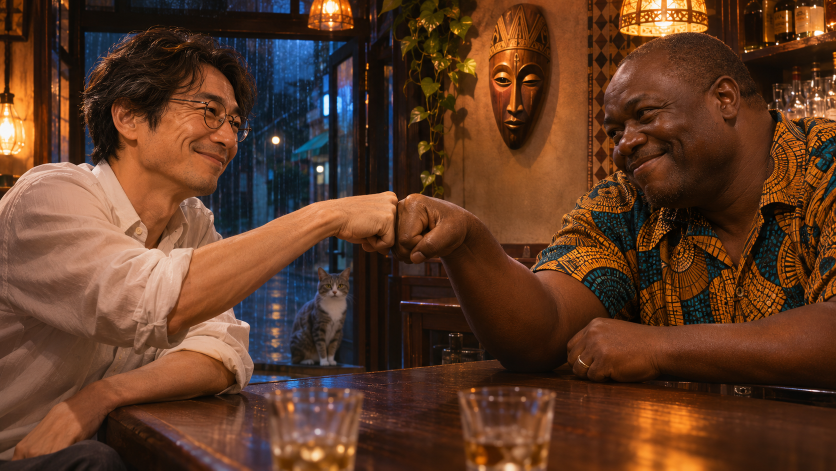
#> input picture africa-night-mv/assets/s1_fistbump.png, 1672 x 941 px (shown at 1/2 size); its folder holds only this picture in this run
$ python render.py
#> lines starting #> are read from the running program, lines starting #| are printed output that depends on the picture
# -*- coding: utf-8 -*-
"""Render the 「アフリカの夜」 lyric video.

    python3 render.py                 # full video -> out/africa_no_yoru_mv.mp4
    python3 render.py --stills 20,72  # preview frames -> out/still_XXX.png
"""
import argparse
import math
import os
import subprocess
import sys
from multiprocessing import Pool

import numpy as np
from PIL import Image, ImageDraw, ImageFilter, ImageFont

sys.path.insert(0, os.path.dirname(os.path.abspath(__file__)))
from timeline import ACCENTS, DURATION, LYRICS, SHOTS  # noqa: E402

HERE = os.path.dirname(os.path.abspath(__file__))
ASSETS = os.path.join(HERE, "assets")
FONT = os.path.join(HERE, "fonts", "NotoSerifCJK-Regular.ttc")
OUT = os.path.join(HERE, "out")

W, H = 1920, 1080
FPS = 24
BAR = 138  # letterbox bar height (≈2.39:1)
LYRIC_Y = 742  # vertical center of lyric line
XFADE = 0.7
HARD_CUTS = {round(t, 2) for t, k in ACCENTS if k == "flash"}

# ----------------------------------------------------------------------------- grading

def _blur_np(arr, radius):
    im = Image.fromarray(np.clip(arr * 255, 0, 255).astype(np.uint8))
    return np.asarray(im.filter(ImageFilter.GaussianBlur(radius)), dtype=np.float32) / 255.0


def grade(img, card=False):
    """Muted cinematic film look: lifted blacks, teal shadows, soft warm highlights, bloom."""
#> called with card = False
    a = np.asarray(img.convert("RGB"), dtype=np.float32) / 255.0
    lum = a @ np.array([0.2126, 0.7152, 0.0722], dtype=np.float32)
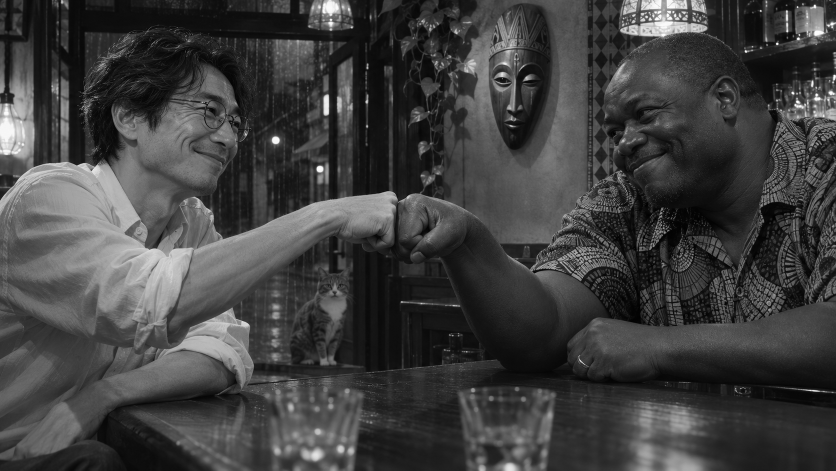
#> lum: shape (941, 1672) float32 (shown at 1/2 size); min 0, max 1, mean 0.252
    L = lum[..., None]
    sat = 0.80 if card else 0.74
    a = L + (a - L) * sat
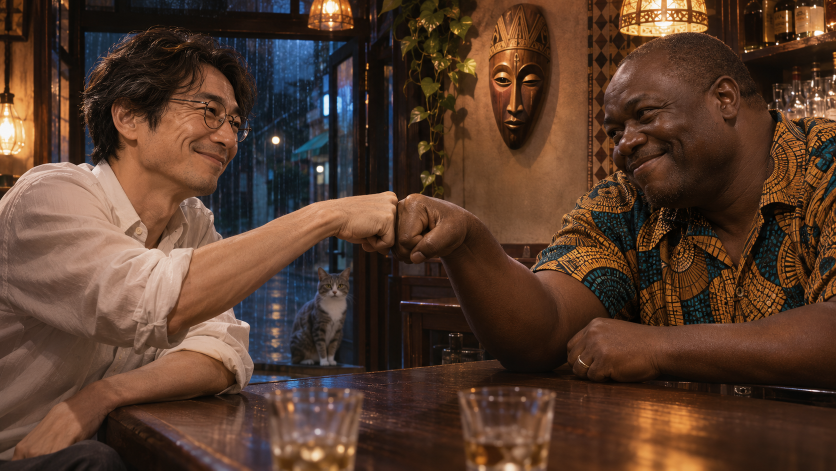
#> a: shape (941, 1672, 3) float32 (shown at 1/2 size); mean of channels 0, 1, 2 0.339, 0.234, 0.174; drawn as R, G, B
    # shadows -> teal, highlights -> soft amber
    sh = (1.0 - L) ** 2
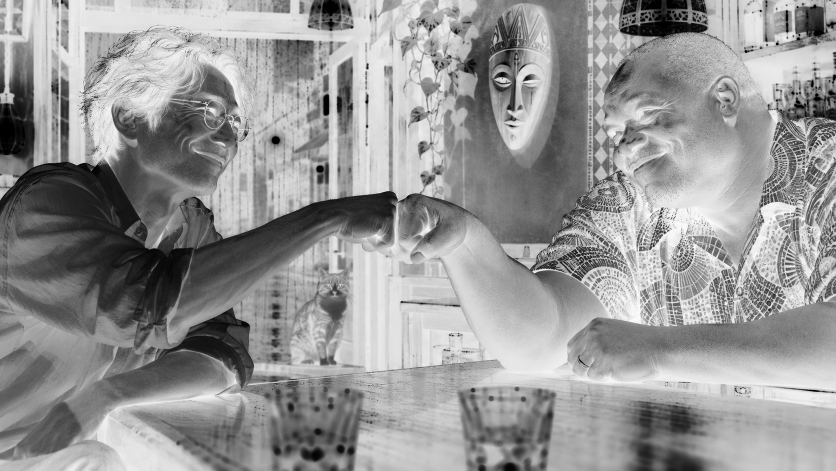
#> sh: shape (941, 1672, 1) float32 (shown at 1/2 size); min 0, max 1, mean 0.588
    hi = L ** 2
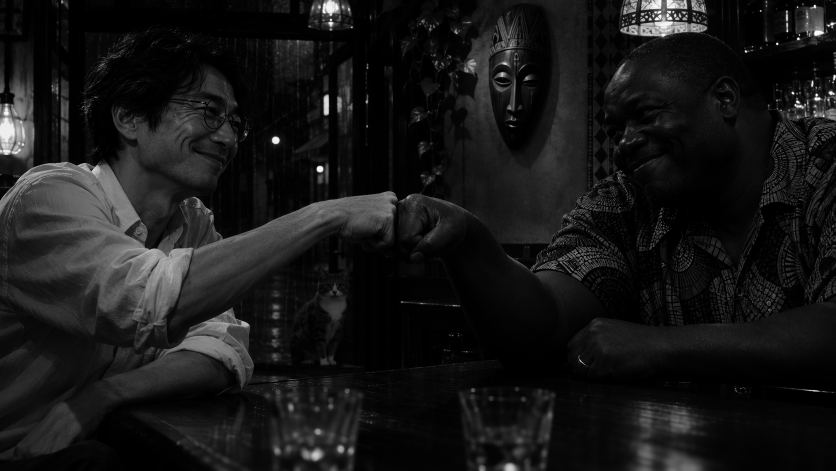
#> hi: shape (941, 1672, 1) float32 (shown at 1/2 size); min 0, max 1, mean 0.0924
    a = a + sh * np.array([-0.025, 0.020, 0.045], np.float32) + hi * np.array([0.020, 0.006, -0.020], np.float32)
    a = a * np.array([0.97, 1.0, 1.03], np.float32)
    # filmic curve: lift blacks, roll off highlights
    a = np.clip(a, 0, 1)
    a = 0.055 + 0.90 * (a - 0.18 * a * a * (a - 0.4))
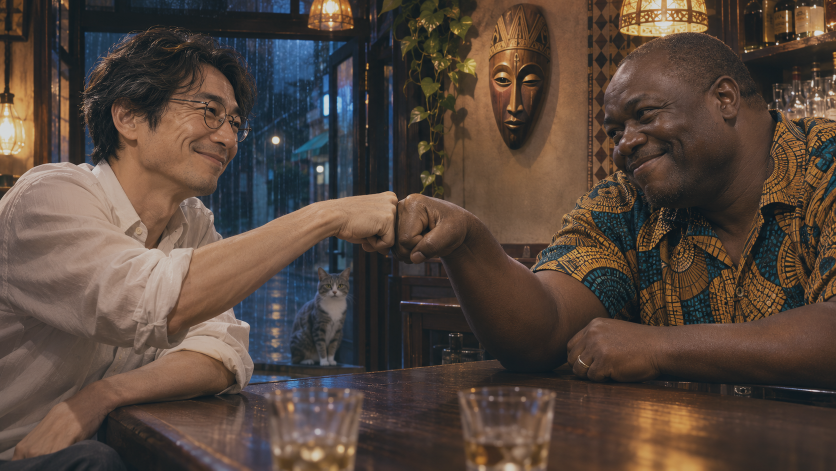
#> a: shape (941, 1672, 3) float32 (shown at 1/2 size); mean of channels 0, 1, 2 0.336, 0.276, 0.239; drawn as R, G, B
    if not card:
        bright = np.clip((L - 0.55) / 0.45, 0, 1) * a
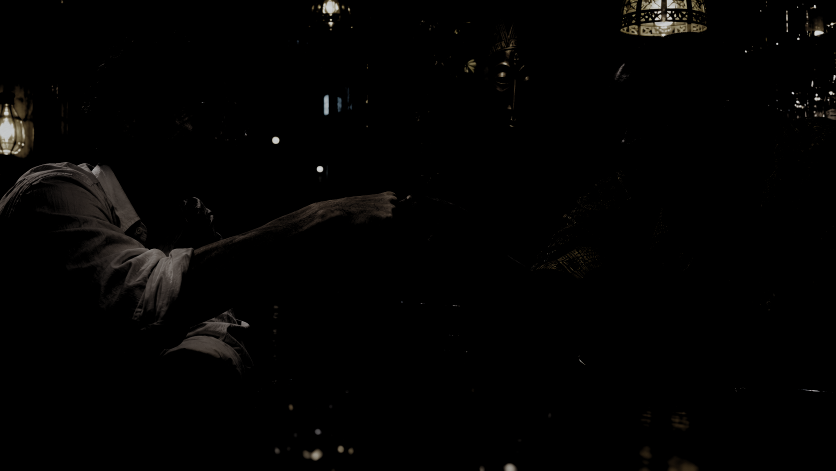
#> bright: shape (941, 1672, 3) float32 (shown at 1/2 size); mean of channels 0, 1, 2 0.0135, 0.0121, 0.0104; drawn as R, G, B
        bloom = _blur_np(bright, 28)
#> in _blur_np, `return np.asarray(im.filter(ImageFilter.GaussianBlur(radius)), dtype=n..`:
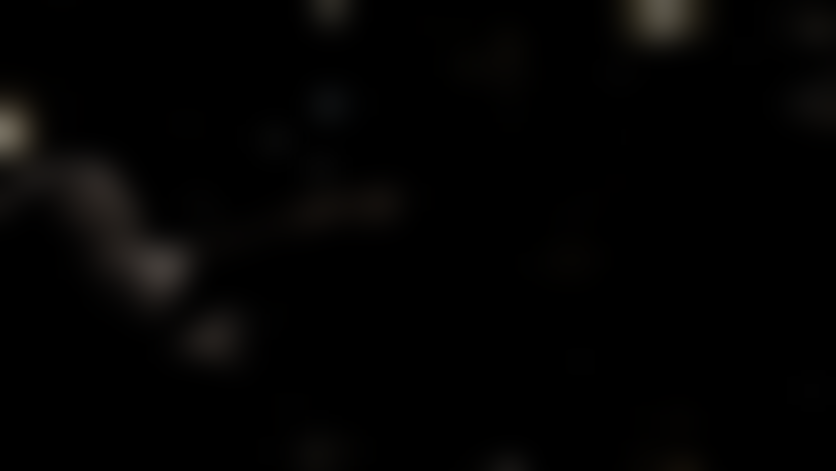
#> returned value: shape (941, 1672, 3) float32 (shown at 1/2 size); mean of channels 0, 1, 2 0.0131, 0.0116, 0.00998; drawn as R, G, B
        a = a + bloom * 0.35
    return Image.fromarray(np.clip(a * 255, 0, 255).astype(np.uint8))
#> returned value: PIL image 1672x941 RGB


# [22 lines left out: function make_card, not called in this run]


def load_sources():
    src = {}
    for name in ["s1_fistbump", "s2_glass", "s3_cat", "s4_umbrella", "s5_stool"]:
#> (the run stopped early here; a loop or call above may not have finished)
